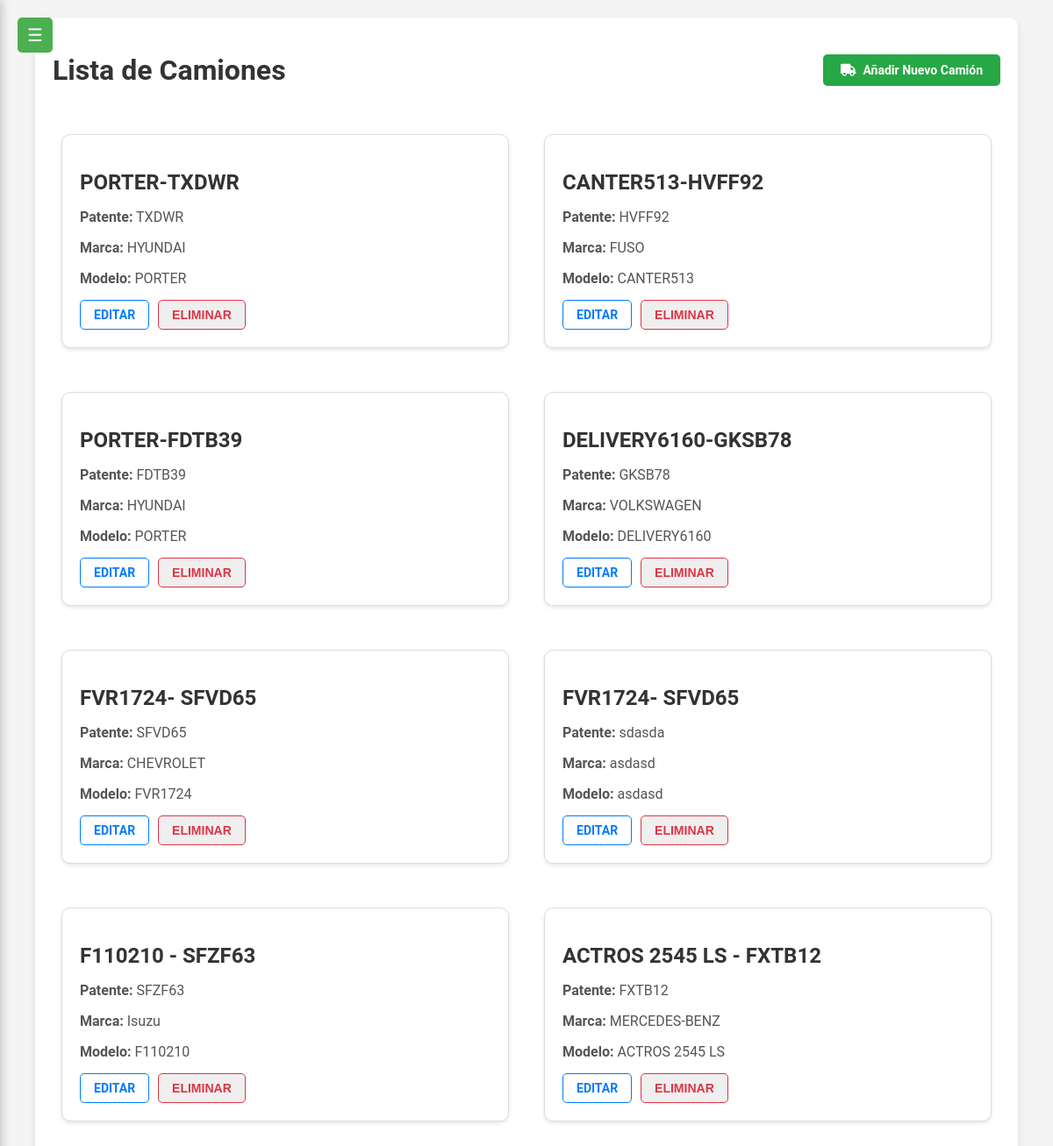
The page /camiones/camiones/ on the database its author committed.
### camiones/models.py (models this page shows, shortened)
class Camion(models.Model):
    nombre = models.CharField(max_length=100)
    patente = models.CharField(max_length=20, null=True, blank=True)
    marca = models.CharField(max_length=100, null=True, blank=True)
    modelo = models.CharField(max_length=100, null=True, blank=True)
    año = models.IntegerField(null=True, blank=True)
    color = models.CharField(max_length=50, null=True, blank=True)
    latitud = models.FloatField(null=True)
    longitud = models.FloatField(null=True)
    ultima_actualizacion = models.DateTimeField(auto_now=True)
    choferes_asignados = models.ManyToManyField(User, through='AsignacionChofer')

### camiones/views.py (the view)
# urls.py: path('camiones/', views.camiones_list, name='camiones_list'),
def camiones_list(request):
    camiones = Camion.objects.all()
    return render(request, 'camiones_list.html', {'camiones': camiones})

### camiones/templates/camiones_list.html (shortened to what this page needs)
{% load static %}
<!DOCTYPE html>
<html lang="es">
<head>
    <link rel="stylesheet" href="{% static 'css/styles.css' %}">
    <link rel="stylesheet" href="{% static 'css/messages.css' %}">
    <link rel="stylesheet" href="{% static 'css/monitoreo.css' %}">
    <link rel="stylesheet" href="https://cdnjs.cloudflare.com/ajax/libs/font-awesome/5.15.4/css/all.min.css">
</head>
<body>
    <button id="menu-toggle">☰</button>
    <div class="container">
    <div class="d-flex justify-content-between align-items-center mb-4">
        <h1 class="my-4">Lista de Camiones</h1>
        <a href="{% url 'camion_create' %}" class="btn btn-add">
            <i class="fas fa-truck"></i> Añadir Nuevo Camión
        </a>
    </div>
    <div class="card-container">
        {% for camion in camiones %}
        <div class="card">
            <h2 class="card-title">{{ camion.nombre }}</h2>
            <p class="card-text"><strong>Patente:</strong> {{ camion.patente }}</p>
            <p class="card-text"><strong>Marca:</strong> {{ camion.marca }}</p>
            <p class="card-text"><strong>Modelo:</strong> {{ camion.modelo }}</p>
            <div class="card-actions">
                <a href="{% url 'camion_update' camion.id %}" class="btn btn-outline-primary">Editar</a>
                <form action="{% url 'camion_delete' camion.id %}" method="POST" class="form-delete">
                    <button type="submit" class="btn btn-outline-danger">Eliminar</button>
                </form>
            </div>
        </div>
        {% endfor %}
    </div>
</div>
</body>
</html>

### camiones/static/css/styles.css (style rules this page uses)
body { font-family: 'Segoe UI', Tahoma, Geneva, Verdana, sans-serif; background-color: #f0f2f5; margin: 0; padding: 0; }
.container { width: 90%; max-width: 1200px; margin: 20px auto; padding: 20px; background-color: #fff; border-radius: 10px; box-shadow: 0 4px 8px rgba(0, 0, 0, 0.1); }
h1 { text-align: left; color: #333; font-size: 2rem; margin-bottom: 20px; }
.card-container { display: flex; flex-wrap: wrap; justify-content: space-around; }
.card { background-color: #fff; border: 1px solid #ddd; border-radius: 8px; padding: 20px; width: 300px; margin: 10px; box-shadow: 0 2px 4px rgba(0, 0, 0, 0.1); }
.card h2 { color: #333; font-size: 1.5rem; margin-bottom: 10px; }
.card p { color: #555; font-size: 1rem; margin-bottom: 8px; }
.card-actions { display: flex; justify-content: space-between; margin-top: 15px; }
.btn { display: inline-block; padding: 10px 15px; border-radius: 5px; text-decoration: none; font-weight: bold; color: #fff; cursor: pointer; }
.d-flex { display: flex; justify-content: space-between; align-items: center; margin-bottom: 20px; }
.mb-4 { margin-bottom: 1.5rem; }
.form-delete { display: inline-block; }

### camiones/static/css/monitoreo.css (style rules this page uses)
body, html { margin: 0; padding: 0; height: 100%; font-family: 'Roboto', sans-serif; background-color: #f4f4f4; }
#menu-toggle { position: fixed; top: 20px; left: 20px; background-color: #4CAF50; border: none; color: white; padding: 10px; cursor: pointer; z-index: 1100; border-radius: 5px; font-size: 20px; display: flex; align-items: center; justify-content: center; width: 40px; height: 40px; }

### camiones/templates/camiones_list.html (style rules this page uses)
.card-container { display: flex; flex-wrap: wrap; gap: 20px; }
.card { background-color: #fff; border: 1px solid #ddd; border-radius: 10px; padding: 20px; box-shadow: 0 2px 4px rgba(0, 0, 0, 0.1); margin-bottom: 20px; flex: 1 1 calc(33.333% - 20px); min-width: 300px; }
.card-title { font-size: 1.25rem; font-weight: bold; margin-bottom: 10px; color: #333; }
.card-text { font-size: 1rem; margin-bottom: 10px; color: #555; }
.card-actions { display: flex; justify-content: flex-start; gap: 10px; margin-top: 15px; }
.btn-outline-primary { color: #007bff; border: 1px solid #007bff; padding: 8px 15px; font-size: 14px; cursor: pointer; text-transform: uppercase; text-decoration: none; }
.btn-outline-danger { color: #dc3545; border: 1px solid #dc3545; padding: 8px 15px; font-size: 14px; cursor: pointer; text-transform: uppercase; text-decoration: none; }
.btn-add { display: inline-flex; align-items: center; justify-content: center; padding: 10px 20px; font-size: 14px; background-color: #28a745; color: #fff; border-radius: 5px; text-decoration: none; font-weight: bold; transition: background-color 0.3s ease; }
.btn-add i { margin-right: 8px; }
.d-flex { display: flex; justify-content: space-between; align-items: center; }

### rows shown on the page
Camion: nombre "PORTER-TXDWR", patente "TXDWR", marca "HYUNDAI", modelo "PORTER"
Camion: nombre "CANTER513-HVFF92", patente "HVFF92", marca "FUSO", modelo "CANTER513"
Camion: nombre "PORTER-FDTB39", patente "FDTB39", marca "HYUNDAI", modelo "PORTER"
Camion: nombre "DELIVERY6160-GKSB78", patente "GKSB78", marca "VOLKSWAGEN", modelo "DELIVERY6160"
Camion: nombre "FVR1724- SFVD65", patente "SFVD65", marca "CHEVROLET", modelo "FVR1724"
Camion: nombre "FVR1724- SFVD65", patente "sdasda", marca "asdasd", modelo "asdasd"
Camion: nombre "F110210 - SFZF63", patente "SFZF63", marca "Isuzu", modelo "F110210"
Camion: nombre "ACTROS 2545 LS - FXTB12", patente "FXTB12", marca "MERCEDES-BENZ", modelo "ACTROS 2545 LS"
